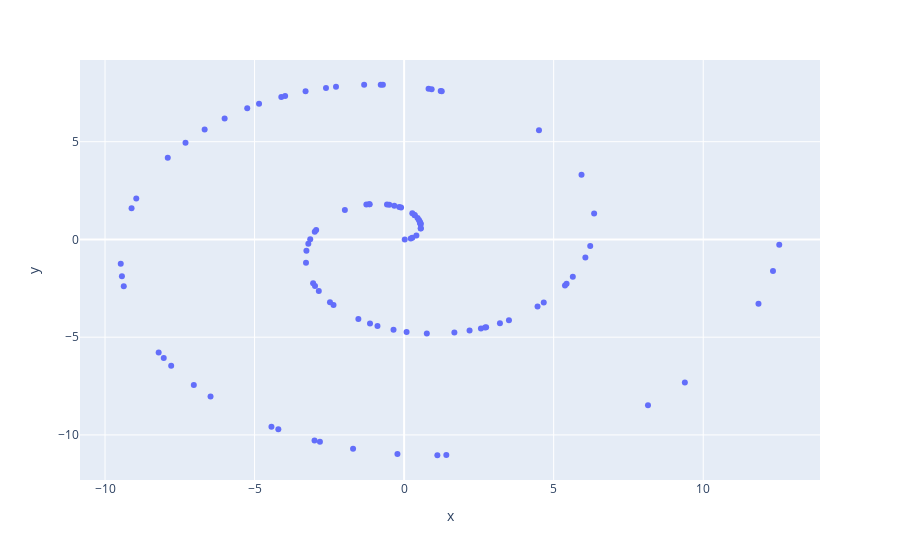

Source (notebook cell):
### Code cell
px.scatter(df, x='x', y='y')
